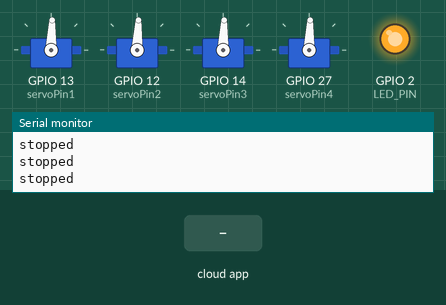
This sketch was run on a simulated ESP32. Shown: 4 × servo, output pins drawn as LEDs (lit = HIGH), the last lines printed to the serial monitor. Inputs (shaded band) come from the test bench. The ROS host is connected and sends only what is stated.

Above: at 3.2 s.
3.3 s: the phone or cloud app sets linear.x to -100
At 4.5 s:
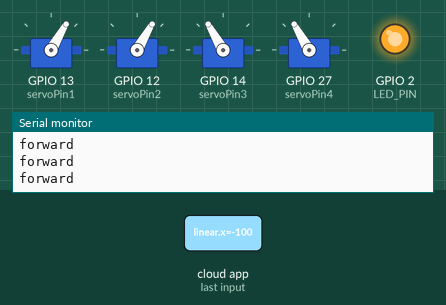
4.8 s: the phone or cloud app sets linear.x to 100
At 5.8 s:
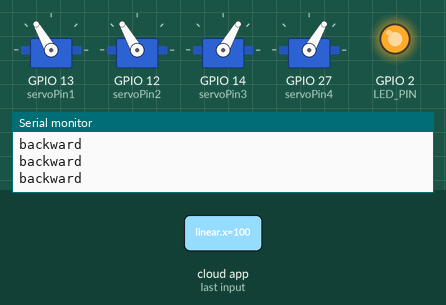
6.3 s: the phone or cloud app sets linear.x to 0
At 7.0 s:
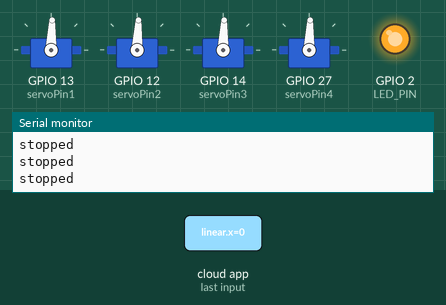
7.8 s: the phone or cloud app sets angular.z to -100
At 8.1 s:
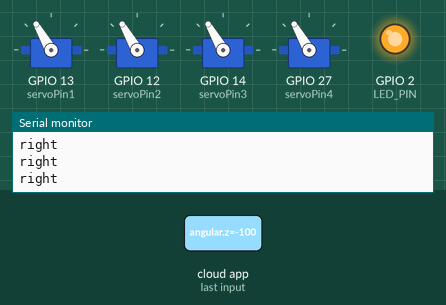
9.3 s: the phone or cloud app sets angular.z to 100
At 10.4 s:
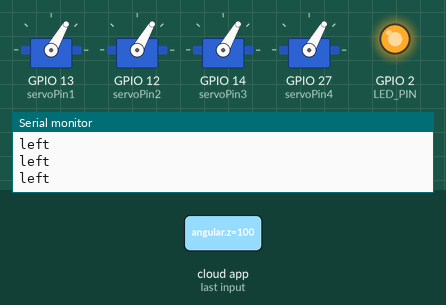
10.8 s: the phone or cloud app sets angular.z to 0
At 11.5 s:
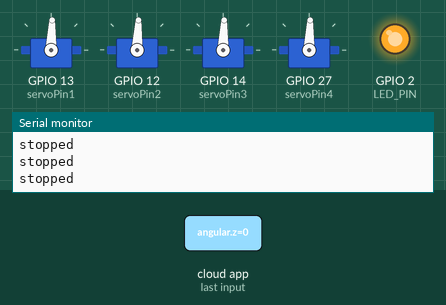
Timing chart, 0 to 13.3 s (numbered marks = the images above; inputs shaded):
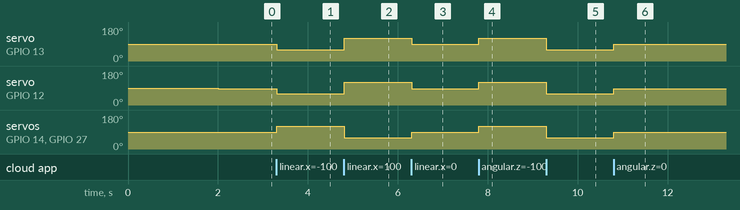

Measured:
- after the input at 3.3 s, servo on GPIO 13 (servoPin1): 88° → 60° at once; servo on GPIO 12 (servoPin2): 87° → 60° at once; servo on GPIO 14 (servoPin3), servo on GPIO 27 (servoPin4): 88° → 120° at once
- after the input at 4.8 s, servo on GPIO 13 (servoPin1), servo on GPIO 12 (servoPin2): 60° → 120° at once; servo on GPIO 14 (servoPin3), servo on GPIO 27 (servoPin4): 120° → 60° at once
- after the input at 6.3 s, servo on GPIO 13 (servoPin1): 120° → 88° at once; servo on GPIO 12 (servoPin2): 120° → 87° at once; servo on GPIO 14 (servoPin3), servo on GPIO 27 (servoPin4): 60° → 88° at once
- after the input at 7.8 s, servo on GPIO 13 (servoPin1), servo on GPIO 14 (servoPin3), servo on GPIO 27 (servoPin4): 88° → 120° at once; servo on GPIO 12 (servoPin2): 87° → 120° at once
- after the input at 9.3 s, servo on GPIO 13 (servoPin1), servo on GPIO 12 (servoPin2), servo on GPIO 14 (servoPin3), servo on GPIO 27 (servoPin4): 120° → 60° at once
- after the input at 10.8 s, servo on GPIO 13 (servoPin1), servo on GPIO 14 (servoPin3), servo on GPIO 27 (servoPin4): 60° → 88° at once; servo on GPIO 12 (servoPin2): 60° → 87° at once

The sketch:

micro_ros_rover_v1.ino
```cpp
#include <micro_ros_arduino.h>
#include <stdio.h>
#include <rcl/rcl.h>
#include <rcl/error_handling.h>
#include <rclc/rclc.h>
#include <rclc/executor.h>
#include <geometry_msgs/msg/twist.h>
#include <ESP32Servo.h>

static const int servoPin1 = 13;
static const int servoPin2 = 12;
static const int servoPin3 = 14;
static const int servoPin4 = 27;

Servo servo1, servo2, servo3, servo4;


void stop() {
    servo1.write(88);
    servo2.write(87);
    servo3.write(88);
    servo4.write(88);
    Serial.println("stopped");
}

void front() {
    servo1.write(60);
    servo2.write(60);
    servo3.write(120);
    servo4.write(120);
    Serial.println("forward");
}

void back() {
    servo1.write(120);
    servo2.write(120);
    servo3.write(60);
    servo4.write(60);
    Serial.println("backward");
}

void right() {
    servo1.write(120);
    servo2.write(120);
    servo3.write(120);
    servo4.write(120);
    Serial.println("right");
}

void left() {
    servo1.write(60);
    servo2.write(60);
    servo3.write(60);
    servo4.write(60);
    Serial.println("left");
}

rcl_subscription_t subscriber;
geometry_msgs__msg__Twist msg;
rclc_support_t support;
rcl_allocator_t allocator;
rcl_node_t node;
rclc_executor_t executor;

#if defined(LED_BUILTIN)
#define LED_PIN LED_BUILTIN
#else
#define LED_PIN 02
#endif

#define RCCHECK(fn) { rcl_ret_t temp_rc = fn; if((temp_rc != RCL_RET_OK)){error_loop();}}
#define RCSOFTCHECK(fn) { rcl_ret_t temp_rc = fn; if((temp_rc != RCL_RET_OK)){}}

void error_loop() {
    while (1) {
        digitalWrite(LED_PIN, !digitalRead(LED_PIN));
        delay(100);
    }
}

void subscription_callback(const void *msg_in) {
    // Cast received message to geometry_msgs__msg__Twist
    const geometry_msgs__msg__Twist *msg = (const geometry_msgs__msg__Twist *)msg_in;

    // Copy the received message to the global variable
    ::msg = *msg;

    //uncomment the following lines to debug.

    //Serial.print("Linear Velocity: x = ");
    //Serial.print(msg->linear.x);
    //Serial.print(", y = ");
    //Serial.print(msg->linear.y);
    //Serial.print(", z = ");
    //Serial.println(msg->linear.z);

    //Serial.print("Angular Velocity: x = ");
    //Serial.print(msg->angular.x);
    //Serial.print(", y = ");
    //Serial.print(msg->angular.y);
    //Serial.print(", z = ");
    //Serial.println(msg->angular.z);
    //Serial.println("-------------------------");
}

void setup() {
    servo1.attach(servoPin1);
    servo2.attach(servoPin2);
    servo3.attach(servoPin3);
    servo4.attach(servoPin4);

    set_microros_wifi_transports("your_SSID", "network_password", "192.168.0.110(your host ros2 device ip)", 8888); //fill in your network credentials

    pinMode(LED_PIN, OUTPUT);
    digitalWrite(LED_PIN, HIGH);

    Serial.begin(115200);
    delay(2000);

    allocator = rcl_get_default_allocator();

    // Create init_options
    RCCHECK(rclc_support_init(&support, 0, NULL, &allocator));

    // Create node
    RCCHECK(rclc_node_init_default(&node, "micro_ros_arduino_wifi_node", "", &support));

    // Create subscriber
    RCCHECK(rclc_subscription_init_default(
        &subscriber,
        &node,
        ROSIDL_GET_MSG_TYPE_SUPPORT(geometry_msgs, msg, Twist),
        "/cmd_vel"));

    // Initialize executor
    RCCHECK(rclc_executor_init(&executor, &support.context, 1, &allocator));
    RCCHECK(rclc_executor_add_subscription(&executor, &subscriber, &msg, &subscription_callback, ON_NEW_DATA));
}

void loop() {
    // Spin the executor to handle callbacks
    rclc_executor_spin_some(&executor, RCL_MS_TO_NS(100));

    // Control logic based on msg values(comment these lines to debug)

    if (msg.linear.x > 0) {
        back();
    } else if (msg.linear.x < 0) {
        front();
    } else if (msg.angular.z > 0) {
        left();
    } else if (msg.angular.z < 0) {
        right();
    } else {
        stop();
    }
}
```
